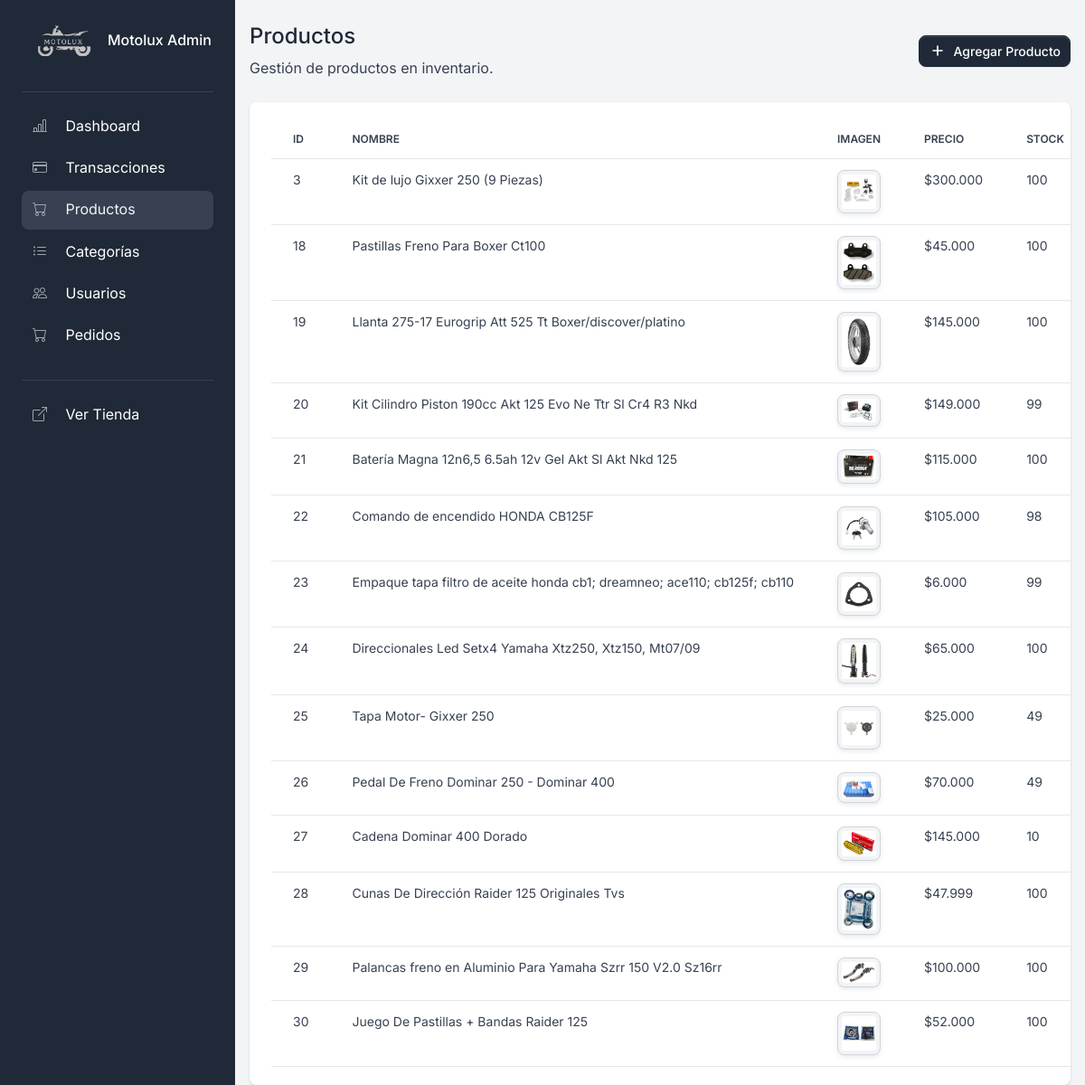
/productos/, run on the app's committed database.
### tienda/models.py (models this page shows, shortened)
class Producto(models.Model):
    nombre = models.CharField(max_length=200,verbose_name="Nombre")
    modelo = models.CharField(max_length=100, blank=True, null=True, verbose_name="Modelo de Moto")
    descripcion = models.TextField(max_length=200,verbose_name="Descripción")
    precio = models.DecimalField(max_digits=10, decimal_places=0, validators=[MinValueValidator(0)],verbose_name="Precio")
    categoria = models.ForeignKey(Categoria, on_delete=models.CASCADE, related_name='productos',verbose_name="Categoría")
    imagen = models.ImageField(upload_to='productos/', verbose_name="Imagen")
    stock = models.PositiveIntegerField(default=0,verbose_name="Stock")

### tienda/views.py (the view)
# urls.py: path('productos/', views.productos, name='productos'),
def productos(request):
    if request.method == 'POST':
        print("DEBUG request.FILES keys:", list(request.FILES.keys()))
        form = ProductoForm(request.POST, request.FILES)
        if not form.is_valid():
            print("DEBUG form errors:", form.errors)  # ver qué campo falla
        if form.is_valid():
            producto = form.save()
            files = request.FILES.getlist('imagenes_adicionales') or \
                    request.FILES.getlist('imagenes') or \
                    request.FILES.getlist('imagen') or []
            for f in files:
                ProductoImagen.objects.create(producto=producto, imagen=f)
            messages.success(request, "Producto agregado correctamente.")
            return redirect('productos')
        else:
            messages.error(request, "Corrige los errores del formulario.")
    else:
        form = ProductoForm()
    productos_qs = Producto.objects.all()
    categorias_qs = Categoria.objects.all()  # Obtenemos todas las categorías
    return render(request, 'tienda/admin/productos/productos.html', {
        'productos': productos_qs,
        'formulario': form,
        'categorias': categorias_qs,  # Las pasamos al contexto
    })

### tienda/models.py (called while the page is built)
    def __str__(self):
        return self.nombre

### tienda/templates/tienda/admin/productos/productos.html (shortened to what this page needs)
{% extends "tienda/admin/layouts/base.html" %}
{% load static humanize %}
{% block content %}
<div class="d-flex justify-content-between flex-wrap flex-md-nowrap align-items-center py-4">
    <div>
        <h2 class="h4">Productos</h2>
        <p class="mb-0">Gestión de productos en inventario.</p>
    </div>
    <div>
        <button type="button"
            class="btn btn-sm btn-gray-800 d-inline-flex align-items-center"
            data-bs-toggle="modal"
            data-bs-target="#agregarProductoModal">
            <svg class="icon icon-xs me-2" fill="none" stroke="currentColor" viewBox="0 0 24 24" xmlns="http://www.w3.org/2000/svg"><path stroke-linecap="round" stroke-linejoin="round" stroke-width="2" d="M12 6v6m0 0v6m0-6h6m-6 0H6"></path></svg>
            Agregar Producto
        </button>
    </div>
</div>
<div class="card card-body border-0 shadow table-wrapper table-responsive">
    <table class="table table-hover">
        <thead>
            <tr>
                <th class="border-gray-200">ID</th>
                <th class="border-gray-200">Nombre</th>
                <th class="border-gray-200">Imagen</th>
                <th class="border-gray-200">Precio</th>
                <th class="border-gray-200">Stock</th>
            </tr>
        </thead>
        <tbody>
            {% for producto in productos %}
            <tr>
                <td>{{ producto.id }}</td>
                <td>{{ producto.nombre }}</td>
                <td>
                    {% if producto.imagen %}
                        <img src="{{ producto.imagen.url }}" width="60" class="img-thumbnail" alt="{{ producto.nombre }}">
                    {% else %}
                        <span class="text-muted">Sin imagen</span>
                    {% endif %}
                </td>
                <td>${{ producto.precio|intcomma }}</td>
                <td>{{ producto.stock }}</td>
            </tr>
            {% empty %}
            <tr>
                <td colspan="7" class="text-center">No hay productos registrados.</td>
            </tr>
            {% endfor %}
        </tbody>
    </table>
</div>
{% endblock %}

### data on the page
Producto: id "3", nombre "Kit de lujo Gixxer 250 (9 Piezas)", imagen (picture), precio "300.000", stock "100"
Producto: id "18", nombre "Pastillas Freno Para Boxer Ct100", imagen (picture), precio "45.000", stock "100"
Producto: id "19", nombre "Llanta 275-17 Eurogrip Att 525 Tt Boxer/discover/platino", imagen (picture), precio "145.000", stock "100"
Producto: id "20", nombre "Kit Cilindro Piston 190cc Akt 125 Evo Ne Ttr Sl Cr4 R3 Nkd", imagen (picture), precio "149.000", stock "99"
Producto: id "21", nombre "Batería Magna 12n6,5 6.5ah 12v Gel Akt Sl Akt Nkd 125", imagen (picture), precio "115.000", stock "100"
Producto: id "22", nombre "Comando de encendido HONDA CB125F", imagen (picture), precio "105.000", stock "98"
Producto: id "23", nombre "Empaque tapa filtro de aceite honda cb1; dreamneo; ace110; cb125f; cb110", imagen (picture), precio "6.000", stock "99"
Producto: id "24", nombre "Direccionales Led Setx4 Yamaha Xtz250, Xtz150, Mt07/09", imagen (picture), precio "65.000", stock "100"
Producto: id "25", nombre "Tapa Motor- Gixxer 250", imagen (picture), precio "25.000", stock "49"
Producto: id "26", nombre "Pedal De Freno Dominar 250 - Dominar 400", imagen (picture), precio "70.000", stock "49"
Producto: id "27", nombre "Cadena Dominar 400 Dorado", imagen (picture), precio "145.000", stock "10"
Producto: id "28", nombre "Cunas De Dirección Raider 125 Originales Tvs", imagen (picture), precio "47.999", stock "100"
Producto: id "29", nombre "Palancas freno en Aluminio Para Yamaha Szrr 150 V2.0 Sz16rr", imagen (picture), precio "100.000", stock "100"
Producto: id "30", nombre "Juego De Pastillas + Bandas Raider 125", imagen (picture), precio "52.000", stock "100"
